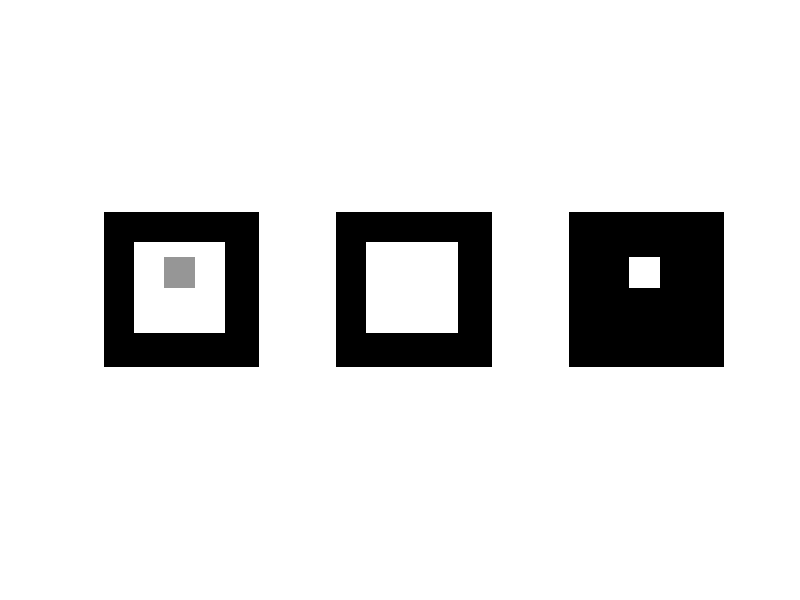

MATLAB code for this plot: (Note: this script raises an error after producing the figure.)
%% read png and find countours

% img=imread('ex_blob.png');

%% make pretend bitmap image
img_size=512;

img=zeros(img_size,img_size);

% make two squares of different values
sq1_c1=[100,100];
sq1_c2=[400,400];

sq2_c1=[150,200];
sq2_c2=[250,300];

val1=255;
val2=150;

img(sq1_c1(1):sq1_c2(1),sq1_c1(2):sq1_c2(2))= val1;
img(sq2_c1(1):sq2_c2(1),sq2_c1(2):sq2_c2(2))= val2;

%% find contours and get edges

%assume image has been read in
img1=double(img == val1 | img == val2); % background layer
img2=double(img == val2); % inside layer

figure
subplot(1,3,1);
imshow(img,[]);
subplot(1,3,2);
imshow(img1,[]);
subplot(1,3,3);
imshow(img2,[]);


C=bwboundaries(img1);
C=C{1};
C1=DecimatePoly(C,[1e-4 1]);

figure
subplot(1,2,1);
hold on
imshow(img)
plot(C(:,2),C(:,1),'.-','MarkerSize',10), axis equal
axis('tight')
axis([0 img_size 0 img_size])

subplot(1,2,2)
hold on
imshow(img)
plot(C1(:,2),C1(:,1),'.-','MarkerSize',10), axis equal
axis('tight')
axis([0 img_size 0 img_size])


C=bwboundaries(img2);
C=C{1};
C2=DecimatePoly(C,[1e-4 1]); %from mathworks exchange

figure
subplot(1,2,1);

hold on
imshow(img2)
plot(C(:,2),C(:,1),'.-','MarkerSize',10), axis equal
axis('tight')
axis([0 img_size 0 img_size])

subplot(1,2,2)
hold on
imshow(img2)
plot(C2(:,2),C2(:,1),'.-','MarkerSize',10), axis equal
axis('tight')
axis([0 img_size 0 img_size])



%should be unique nodes and closed - i.e. first and last the same, so we
%dont need last one
node1=C1(1:end-1,:);


nn=size(node1,1);
edge1= [(1:nn-1)',(2:nn-0)'; nn,1] ;

node2=C2(1:end-1,:);
nn=size(node2,1);
edge2= [(1:nn-1)',(2:nn-0)'; nn,1] ;


figure;

hold on; axis image on;
patch('faces',edge1(:,1:2),'vertices',node1, ...
    'facecolor','w', ...
    'edgecolor',[.1,.1,.1], ...
    'linewidth',1.5) ;
patch('faces',edge2(:,1:2),'vertices',node2, ...
    'facecolor','w', ...
    'edgecolor',[.1,.1,.1], ...
    'linewidth',1.5) ;
axis([0 img_size 0 img_size])

%% make mesh with simple sizing function

% edge2=edge2+size(node1,1);
node=[node1; node2];
edge=[edge1;edge2+size(node1,1)];
partid=[ones(size(edge1,1),1);2*ones(size(edge2,1),1)]';

part{1} = [find(partid == 1) find(partid == 2) ] ;
part{2} = [find(partid == 2)] ;

%sizing function
hmax = +5 ;
[vlfs,tlfs,hlfs] = lfshfn2(node,edge,part) ;
% apply minimum
hlfs = min(hmax,hlfs) ;

[slfs] = idxtri2(vlfs,tlfs) ;
hfun = @trihfn2;
[vert,etri,tria,tnum] = refine2(node,edge,part,[],hfun,vlfs,tlfs,slfs,hlfs) ;
% [vert,etri,tria,tnum] = refine2(node,edge,part);

[vert,etri,tria,tnum] = smooth2(vert,etri,tria,tnum) ;

figure;
patch('faces',tria(tnum==1,1:3),'vertices',vert, ...
    'facecolor',[1.,1.,1.], ...
    'edgecolor',[.2,.2,.2]) ;
hold on; axis image on;
patch('faces',tria(tnum==2,1:3),'vertices',vert, ...
    'facecolor',[.9,.9,.9], ...
    'edgecolor',[.2,.2,.2]) ;
patch('faces',edge(:,1:2),'vertices',node, ...
    'facecolor','w', ...
    'edgecolor',[.1,.1,.1], ...
    'linewidth',1.5) ;
title(['MESH-OPT.: KIND=DELFRONT, |TRIA|=', ...
    num2str(size(tria,1))]) ;

tricost(vert,etri,tria,tnum);
save('mesh2dex','vert','etri','tria','tnum');
%% Make mesh with custom sizing field
hfun = @hfuncirc ;

%make simple mesh to evaluate the sizing field
[vert,etri,tria,tnum] = refine2(node,edge,part,[],10);
[vert,etri,tria,tnum] = smooth2(vert,etri,tria,tnum) ;
% plot the sizing field results
hvrt = feval(hfun,vert);

figure;
patch('faces',tria(:,1:3),'vertices',vert , ...
    'facevertexcdata' , hvrt, ...
    'facecolor','interp', ...
    'edgecolor','none') ;
% hold on; axis image off;
hold on; axis image on;
patch('faces',tria(tnum==1,1:3),'vertices',vert, ...
    'facecolor','none', ...
    'edgecolor',[.2,.2,.2]) ;
patch('faces',tria(tnum==2,1:3),'vertices',vert, ...
    'facecolor','none', ...
    'edgecolor',[.2,.2,.2]) ;
patch('faces',edge(:,1:2),'vertices',node, ...
    'facecolor','w', ...
    'edgecolor','none', ...
    'linewidth',1.5) ;


%make new mesh using the real sizing field 
[vert,etri,tria,tnum] = refine2(node,edge,part,[],hfun) ;
% [vert,etri,tria,tnum] = refine2(node,edge,part);

[vert,etri,tria,tnum] = smooth2(vert,etri,tria,tnum) ;



figure;
patch('faces',tria(tnum==1,1:3),'vertices',vert, ...
    'facecolor',[1.,1.,1.], ...
    'edgecolor',[.2,.2,.2]) ;
hold on; axis image on;
patch('faces',tria(tnum==2,1:3),'vertices',vert, ...
    'facecolor',[.9,.9,.9], ...
    'edgecolor',[.2,.2,.2]) ;
patch('faces',edge(:,1:2),'vertices',node, ...
    'facecolor','w', ...
    'edgecolor',[.1,.1,.1], ...
    'linewidth',1.5) ;
title(['MESH-OPT.: KIND=DELFRONT, |TRIA|=', ...
    num2str(size(tria,1))]) ;

tricost(vert,etri,tria,tnum);

% save('mesh2dex','vert','etri','tria','tnum');

function [hfun] = hfuncirc(test)
%HFUN8 user-defined mesh-size function for DEMO-8.

hmax = 25 ;
hmin = 5 ;

xmid = 400 ;
ymid = 250 ;
radius=50;

hfun=hmax*ones(size(test,1),1);

% hcir = exp( -.5*(test(:,1)-xmid).^2 -2.*(test(:,2)-ymid).^2 ) ;
% hcir=0;

dist=test-[xmid ymid];
dist=sum(dist.^2,2).^0.5;

hfun(dist < radius) = hmin;


end